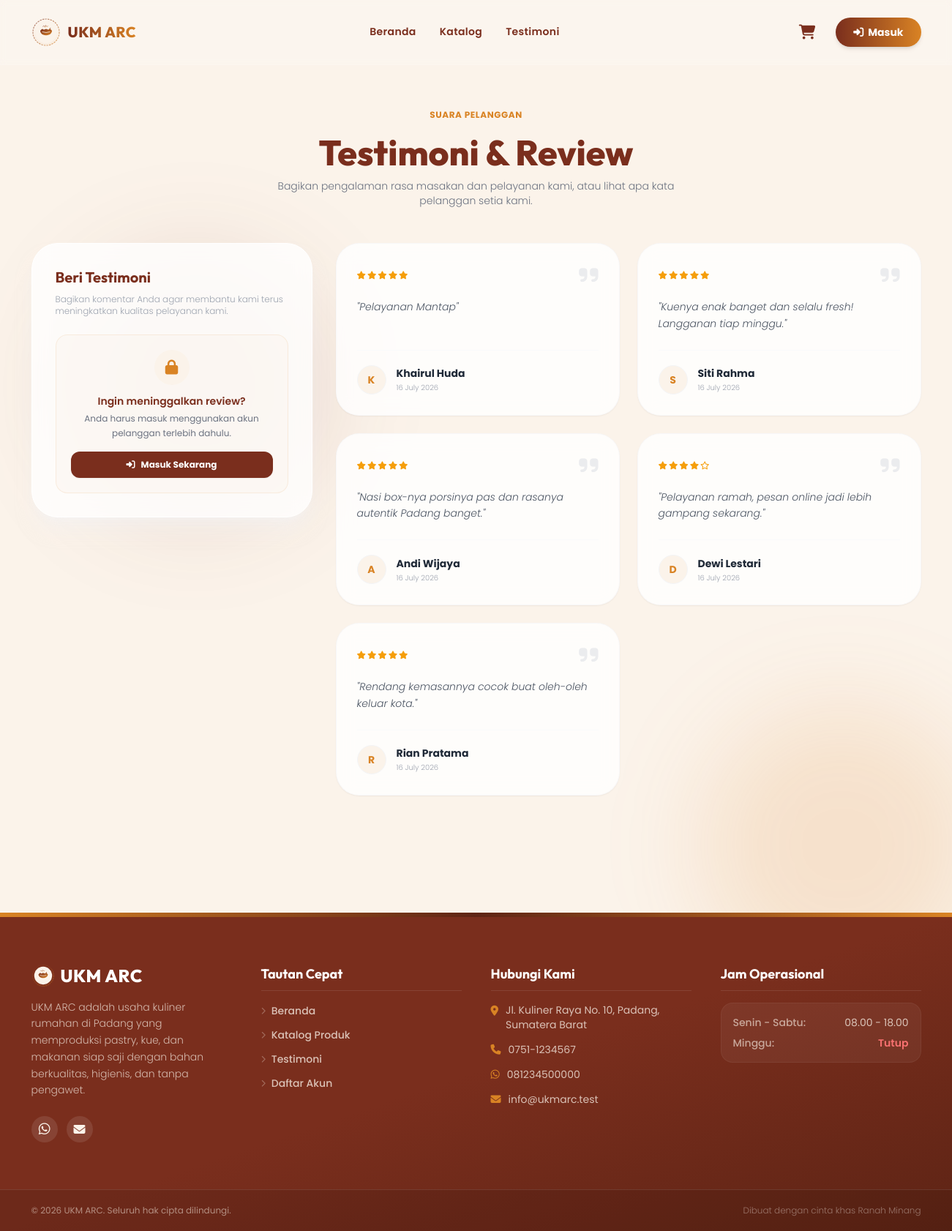
Page /testimoni on the committed database.
### tables this page shows
CREATE TABLE `testimonials` (
  `id` int NOT NULL,
  `customer_name` varchar(100) NOT NULL,
  `message` text NOT NULL,
  `rating` tinyint DEFAULT '5',
  `photo` varchar(255) DEFAULT NULL,
  `is_shown` tinyint(1) DEFAULT '1',
  `created_at` timestamp NULL DEFAULT CURRENT_TIMESTAMP
);

CREATE TABLE `settings` (
  `id` int NOT NULL,
  `site_name` varchar(100) DEFAULT NULL,
  `logo` varchar(255) DEFAULT NULL,
  `address` text,
  `phone` varchar(20) DEFAULT NULL,
  `email` varchar(100) DEFAULT NULL,
  `whatsapp` varchar(20) DEFAULT NULL,
  `about_text` text,
  `bank_name` varchar(50) DEFAULT NULL,
  `bank_account_number` varchar(50) DEFAULT NULL,
  `bank_account_name` varchar(100) DEFAULT NULL
);

### app/views/landing/testimonial.php (the view, shortened to what the rows shown need)
<?php include APP_PATH . '/views/layouts/header.php'; ?>
<div class="absolute top-[20%] left-1/2 -translate-x-[150%] w-96 h-96 bg-primary/10 rounded-full blur-3xl pointer-events-none -z-10 animate-float-slow"></div>
<div class="absolute bottom-[20%] left-1/2 translate-x-[80%] w-96 h-96 bg-secondary/15 rounded-full blur-3xl pointer-events-none -z-10 animate-float-medium"></div>
<section class="max-w-7xl mx-auto px-4 sm:px-6 lg:px-8 py-16 relative z-10">
  <div class="text-center mb-12" data-aos="fade-up">
    <span class="px-4 py-1.5 rounded-full bg-cream text-secondary text-xs font-bold uppercase tracking-wider">Suara Pelanggan</span>
    <h1 class="text-4xl md:text-5xl font-extrabold text-primary font-outfit mt-4 leading-tight">Testimoni & Review</h1>
    <p class="text-gray-500 mt-3 max-w-xl mx-auto font-light text-sm">Bagikan pengalaman rasa masakan dan pelayanan kami, atau lihat apa kata pelanggan setia kami.</p>
  </div>
  <div class="grid lg:grid-cols-3 gap-8 items-start">
    <div class="lg:col-span-1" data-aos="fade-up">
      <div class="bg-white/80 backdrop-blur-md rounded-[2.25rem] border border-white shadow-xl shadow-gray-100/50 p-6 md:p-8 sticky top-24">
        <h2 class="font-bold text-xl text-primary font-outfit mb-2">Beri Testimoni</h2>
        <p class="text-gray-400 font-light text-xs mb-6">Bagikan komentar Anda agar membantu kami terus meningkatkan kualitas pelayanan kami.</p>
        <?php if ($__user): ?>
          <form method="POST" action="<?= BASE_URL ?>/testimoni" class="space-y-5">
            <input type="hidden" name="csrf_token" value="<?= e($csrf) ?>">
            <div>
              <label class="block text-xs font-bold text-gray-500 uppercase tracking-wider mb-2">Rating Kepuasan</label>
              <div class="flex flex-wrap gap-2.5">
                <?php for ($r = 5; $r >= 1; $r--): ?>
                  <label class="cursor-pointer group flex items-center gap-1.5 bg-cream/35 border border-gray-100 px-3.5 py-2 rounded-xl hover:bg-cream hover:border-secondary/35 transition duration-200">
                    <input type="radio" name="rating" value="<?= $r ?>" <?= $r === 5 ? 'checked' : '' ?> class="accent-secondary h-4 w-4">
                    <span class="flex items-center text-amber-500 text-xs gap-0.5">
                      <?php for ($s = 1; $s <= $r; $s++): ?>
                        <i class="fa-solid fa-star"></i>
                      <?php endfor; ?>
                    </span>
                  </label>
                <?php endfor; ?>
              </div>
            </div>
            <div>
              <label class="block text-xs font-bold text-gray-500 uppercase tracking-wider mb-1.5">Pesan Ulasan</label>
              <div class="relative">
                <span class="absolute top-3 left-0 pl-4 flex items-center text-gray-400"><i class="fa-solid fa-comment-dots"></i></span>
                <textarea name="message" rows="4" required placeholder="Tulis masukan tentang rasa makanan, kemasan, atau kecepatan pengantaran kami..."
                  class="w-full pl-11 pr-4 py-3 bg-white border border-gray-200 rounded-2xl focus:ring-2 focus:ring-primary focus:border-transparent transition text-sm"></textarea>
              </div>
            </div>
            <button type="submit" class="w-full flex items-center justify-center gap-2 bg-gradient-to-r from-secondary to-orange-500 text-white font-bold py-3.5 rounded-2xl hover:brightness-105 active:scale-98 transition duration-300 shadow-lg shadow-secondary/15">
              <i class="fa-solid fa-paper-plane text-xs animate-pulse"></i> Kirim Testimoni
            </button>
          </form>
        <?php else: ?>
          <div class="bg-cream/40 border border-secondary/10 rounded-2xl p-5 text-center">
            <div class="w-12 h-12 rounded-full bg-cream flex items-center justify-center text-secondary text-xl mx-auto mb-3">
              <i class="fa-solid fa-lock"></i>
            </div>
            <p class="text-sm font-semibold text-primary">Ingin meninggalkan review?</p>
            <p class="text-xs text-gray-500 mt-1 mb-4 leading-relaxed">Anda harus masuk menggunakan akun pelanggan terlebih dahulu.</p>
            <a href="<?= BASE_URL ?>/login" class="inline-flex items-center justify-center gap-2 bg-primary text-white font-bold text-xs px-5 py-2.5 rounded-xl hover:bg-primary-dark transition duration-300 shadow-sm w-full">
              <i class="fa-solid fa-right-to-bracket text-xs"></i> Masuk Sekarang
            </a>
          </div>
        <?php endif; ?>
      </div>
    </div>
    <div class="lg:col-span-2">
      <div class="grid sm:grid-cols-2 gap-6">
        <?php if (!empty($testimonials)): ?>
          <?php foreach ($testimonials as $i => $testi): ?>
            <div class="bg-white/80 backdrop-blur-md rounded-[2rem] border border-gray-100/60 p-7 shadow-sm hover:shadow-xl hover:-translate-y-1 transition-all duration-300 flex flex-col justify-between"
                 data-aos="fade-up" data-aos-delay="<?= $i * 50 ?>">
              <div class="space-y-4">
                <div class="flex justify-between items-center">
                  <div class="flex gap-0.5 text-amber-500 text-[11px]">
                    <?php for ($s = 1; $s <= 5; $s++): ?>
                      <i class="fa-<?= $s <= (int)($testi['rating'] ?? 5) ? 'solid' : 'regular' ?> fa-star"></i>
                    <?php endfor; ?>
                  </div>
                  <span class="text-cream text-3xl font-serif leading-none opacity-80"><i class="fa-solid fa-quote-right text-gray-200"></i></span>
                </div>
                <p class="text-sm text-gray-600 leading-relaxed font-light italic">
                  "<?= e($testi['message']) ?>"
                </p>
              </div>
              <div class="flex items-center gap-3.5 mt-6 pt-5 border-t border-gray-50">
                <div class="w-10 h-10 rounded-full bg-cream flex items-center justify-center font-bold text-secondary text-sm border border-gray-100 flex-shrink-0">
                  <?= strtoupper(substr(e($testi['customer_name']), 0, 1)) ?>
                </div>
                <div>
                  <h4 class="font-bold text-gray-800 text-sm"><?= e($testi['customer_name']) ?></h4>
                  <p class="text-[10px] text-gray-400 font-light mt-0.5"><?= date('d F Y', strtotime($testi['created_at'])) ?></p>
                </div>
              </div>
            </div>
          <?php endforeach; ?>
        <?php endif; ?>
      </div>
    </div>
  </div>
</section>
<?php include APP_PATH . '/views/layouts/footer.php'; ?>

### app/core/Router.php (shortened to what the rows shown need)
<?php
class Router
{
    private array $routes = [];
    private function addRoute(string $method, string $pattern, string $handler, array $middleware): void
    {
        $this->routes[] = [
            'method' => $method,
            'pattern' => $pattern,
            'handler' => $handler,
            'middleware' => $middleware,
        ];
    }
    private function toRegex(string $pattern): string
    {
        $regex = preg_replace('#\{([a-zA-Z_]+)\}#', '(?P<$1>[^/]+)', $pattern);
        return '#^' . $regex . '$#';
    }
    public function dispatch(string $uri, string $method): void
    {
        $uri = parse_url($uri, PHP_URL_PATH);
        if (defined('BASE_PATH') && BASE_PATH !== '' && str_starts_with($uri, BASE_PATH)) {
            $uri = substr($uri, strlen(BASE_PATH));
        }
        $uri = rtrim($uri, '/');
        foreach ($this->routes as $route) {
            if ($route['method'] !== $method) {
                continue;
            }
            $regex = $this->toRegex($route['pattern']);
            if (preg_match($regex, $uri, $matches)) {
                $params = array_filter($matches, 'is_string', ARRAY_FILTER_USE_KEY);
                $this->callHandler($route['handler'], $params);
                return;
            }
        }
    }
    private function callHandler(string $handler, array $params): void
    {
        [$controllerName, $action] = explode('@', $handler);
        $instance = new $class();
        call_user_func_array([$instance, $action], $params);
    }
}

### app/views/layouts/footer.php (shortened to what the rows shown need)
<?php
$__settings = $__settings ?? (new Setting())->get();
?>
<footer class="relative bg-gradient-to-br from-primary via-primary to-primary-dark text-cream mt-24 overflow-hidden">
  <div class="h-1.5 w-full bg-gradient-to-r from-secondary via-primary-dark to-secondary"></div>
  <div class="max-w-7xl mx-auto px-4 sm:px-6 lg:px-8 py-16 relative z-10 grid grid-cols-1 md:grid-cols-4 gap-10">
    <div class="space-y-4">
      <h3 class="text-2xl font-extrabold font-outfit tracking-wide flex items-center gap-2 text-white">
        <img src="<?= BASE_URL ?>/assets/images/logo.svg" alt="UKM ARC Logo" class="w-8 h-8">
        UKM ARC
      </h3>
      <p class="text-sm text-cream/70 leading-relaxed font-light"><?= e($__settings['about_text'] ?? '') ?></p>
      <div class="flex items-center gap-3 pt-2">
        <a href="https://wa.me/<?= e($__settings['whatsapp'] ?? '') ?>" target="_blank" class="w-9 h-9 rounded-full bg-white/10 hover:bg-secondary hover:scale-110 flex items-center justify-center text-cream transition-all duration-300">
          <i class="fa-brands fa-whatsapp text-lg"></i>
        </a>
        <a href="mailto:<?= e($__settings['email'] ?? '') ?>" class="w-9 h-9 rounded-full bg-white/10 hover:bg-secondary hover:scale-110 flex items-center justify-center text-cream transition-all duration-300">
          <i class="fa-solid fa-envelope text-base"></i>
        </a>
      </div>
    </div>
    <div>
      <h4 class="text-white font-bold font-outfit text-lg mb-4 pb-2 border-b border-white/10">Tautan Cepat</h4>
      <ul class="space-y-3 text-sm font-medium text-cream/75">
        <li>
          <a href="<?= BASE_URL ?>/" class="inline-flex items-center gap-2 hover:text-secondary hover:translate-x-1.5 transition-all duration-300">
            <i class="fa-solid fa-chevron-right text-[10px] opacity-40"></i> Beranda
          </a>
        </li>
        <li>
          <a href="<?= BASE_URL ?>/produk" class="inline-flex items-center gap-2 hover:text-secondary hover:translate-x-1.5 transition-all duration-300">
            <i class="fa-solid fa-chevron-right text-[10px] opacity-40"></i> Katalog Produk
          </a>
        </li>
        <li>
          <a href="<?= BASE_URL ?>/testimoni" class="inline-flex items-center gap-2 hover:text-secondary hover:translate-x-1.5 transition-all duration-300">
            <i class="fa-solid fa-chevron-right text-[10px] opacity-40"></i> Testimoni
          </a>
        </li>
        <li>
          <a href="<?= BASE_URL ?>/register" class="inline-flex items-center gap-2 hover:text-secondary hover:translate-x-1.5 transition-all duration-300">
            <i class="fa-solid fa-chevron-right text-[10px] opacity-40"></i> Daftar Akun
          </a>
        </li>
      </ul>
    </div>
    <div>
      <h4 class="text-white font-bold font-outfit text-lg mb-4 pb-2 border-b border-white/10">Hubungi Kami</h4>
      <ul class="space-y-3.5 text-sm text-cream/75">
        <li class="flex items-start gap-2.5">
          <i class="fa-solid fa-location-dot text-secondary mt-1 flex-shrink-0"></i>
          <span><?= e($__settings['address'] ?? '') ?></span>
        </li>
        <li class="flex items-center gap-2.5">
          <i class="fa-solid fa-phone text-secondary flex-shrink-0"></i>
          <span><?= e($__settings['phone'] ?? '') ?></span>
        </li>
        <li class="flex items-center gap-2.5">
          <i class="fa-brands fa-whatsapp text-secondary flex-shrink-0"></i>
          <span><?= e($__settings['whatsapp'] ?? '') ?></span>
        </li>
        <li class="flex items-center gap-2.5">
          <i class="fa-solid fa-envelope text-secondary flex-shrink-0"></i>
          <span><?= e($__settings['email'] ?? '') ?></span>
        </li>
      </ul>
    </div>
    <div>
      <h4 class="text-white font-bold font-outfit text-lg mb-4 pb-2 border-b border-white/10">Jam Operasional</h4>
      <div class="bg-white/5 rounded-2xl p-4 border border-white/5 text-sm text-cream/75 space-y-2">
        <p class="flex justify-between">
          <span class="font-medium text-cream/60">Senin - Sabtu:</span>
          <span>08.00 - 18.00</span>
        </p>
        <p class="flex justify-between">
          <span class="font-medium text-cream/60">Minggu:</span>
          <span class="text-red-400 font-semibold">Tutup</span>
        </p>
      </div>
    </div>
  </div>
  <div class="border-t border-white/10 py-5 text-center text-xs text-cream/50 relative z-10 bg-black/10">
    <div class="max-w-7xl mx-auto px-4 sm:px-6 lg:px-8 flex flex-col sm:flex-row justify-between items-center gap-2">
      <p>&copy; <?= date('Y') ?> UKM ARC. Seluruh hak cipta dilindungi.</p>
      <p class="font-light text-cream/40">Dibuat dengan cinta khas Ranah Minang</p>
    </div>
  </div>
</footer>
</body>
</html>

### rows in the picture
testimonials: rating 5 (drawn), message "Pelayanan Mantap", customer_name "K", customer_name "Khairul Huda", created_at "16 July 2026"
testimonials: rating 5 (drawn), message "Kuenya enak banget dan selalu fresh! Langganan tiap minggu.", customer_name "S", customer_name "Siti Rahma", created_at "16 July 2026"
testimonials: rating 5 (drawn), message "Nasi box-nya porsinya pas dan rasanya autentik Padang banget.", customer_name "A", customer_name "Andi Wijaya", created_at "16 July 2026"
testimonials: rating 4 (drawn), message "Pelayanan ramah, pesan online jadi lebih gampang sekarang.", customer_name "D", customer_name "Dewi Lestari", created_at "16 July 2026"
testimonials: rating 5 (drawn), message "Rendang kemasannya cocok buat oleh-oleh keluar kota.", customer_name "R", customer_name "Rian Pratama", created_at "16 July 2026"
settings: about_text "UKM ARC adalah usaha kuliner rumahan di Padang yang memproduksi pastry, kue, dan makanan siap saji dengan bahan berkualitas, higienis, dan tanpa pengawet.", address "Jl. Kuliner Raya No. 10, Padang, Sumatera Barat", phone "0751-1234567", whatsapp "081234500000", email "info@ukmarc.test"
